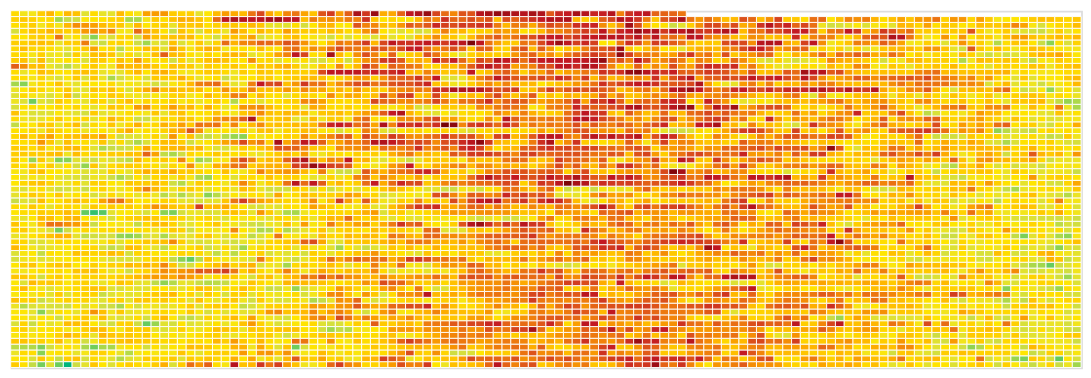

Write notebook code for a chart like this one.
### Code cell
import pandas as pd
import altair as alt

#行数制限対応(デフォルトは5000)
alt.data_transformers.disable_max_rows()

#元データ
#東京の最高気温（1963-latest、随時更新）
filepath = './data-tokyo/tokyo_max_temp.csv'
tokyo = pd.read_csv(filepath, parse_dates=['date'])
#x軸用に年を揃える
tokyo['date_x'] = tokyo.date.apply(lambda x: x.replace(year=2000))


#altair用
source = tokyo

#カラースケール
domain_ = [0, 20, 25, 30, 35, 40]
range_ = ['#094575','#CCDD44', '#FFE600', '#FFB500','#C31923', '#6D0000']
scale_ = alt.Scale(domain=domain_, range=range_) 

#y軸のソート順（上が最新に）
sort_y = sorted(tokyo.year.unique(), reverse=True)

#X軸,Y軸に表示する日付（月初）
#カバー用ではX, Y軸は表示しないのでコメントアウト
#step_x = pd.date_range('2000-06-01','2000-09-01',freq='MS').to_list()
#step_y = list(range(1970,2030,10))


#描画
heatmap = alt.Chart(source).mark_rect(
    stroke='white', 
    strokeWidth=0.5
).encode(
    x=alt.X(
        'yearmonthdate(date_x):O', 
        #axis=alt.Axis(values = step_x, format='%-m/%-d'), 
        axis = None,
        title=''
    ),
    y=alt.Y(
        'year:O', 
        #axis=alt.Axis(values=step_y),
        axis = None,
        sort=sort_y,
        title=''
    ),
    color=alt.Color(
        'max:Q', 
        scale=scale_,
        #legend=alt.Legend(title='最高気温')
        legend = None
    )
).properties(width=600, height=200)


#heatmap.display()

heatmap.save('./img/tokyo_heatmap.png')

### Figure 1 — Vega-Lite specification as saved in the notebook (floating-point values rounded to 4 significant figures; data arrays with more than 128 entries replaced by an {"elided": "..."} marker saying what was removed)
{"config": {"view": {"continuousWidth": 300, "continuousHeight": 300}}, "data": {"name": "data-d757a89f171d68186a8890887b5595a7"}, "mark": {"type": "rect", "stroke": "white", "strokeWidth": 0.5}, "encoding": {"color": {"field": "max", "legend": null, "scale": {"domain": [0, 20, 25, 30, 35, 40], "range": ["#094575", "#CCDD44", "#FFE600", "#FFB500", "#C31923", "#6D0000"]}, "type": "quantitative"}, "x": {"axis": null, "field": "date_x", "timeUnit": "yearmonthdate", "title": "", "type": "ordinal"}, "y": {"axis": null, "field": "year", "sort": [2023.0, 2022.0, 2021.0, 2020.0, 2019.0, 2018.0, 2017.0, 2016.0, 2015.0, 2014.0, 2013.0, 2012.0, 2011.0, 2010.0, 2009.0, 2008.0, 2007.0, 2006.0, 2005.0, 2004.0, 2003.0, 2002.0, 2001.0, 2000.0, 1999.0, 1998.0, 1997.0, 1996.0, 1995.0, 1994.0, 1993.0, 1992.0, 1991.0, 1990.0, 1989.0, 1988.0, 1987.0, 1986.0, 1985.0, 1984.0, 1983.0, 1982.0, 1981.0, 1980.0, 1979.0, 1978.0, 1977.0, 1976.0, 1975.0, 1974.0, 1973.0, 1972.0, 1971.0, 1970.0, 1969.0, 1968.0, 1967.0, 1966.0, 1965.0, 1964.0, 1963.0], "title": "", "type": "ordinal"}}, "height": 200, "width": 600, "$schema": "https://vega.github.io/schema/vega-lite/v5.8.0.json", "datasets": {"data-d757a89f171d68186a8890887b5595a7": {"elided": "7397 records"}}}
